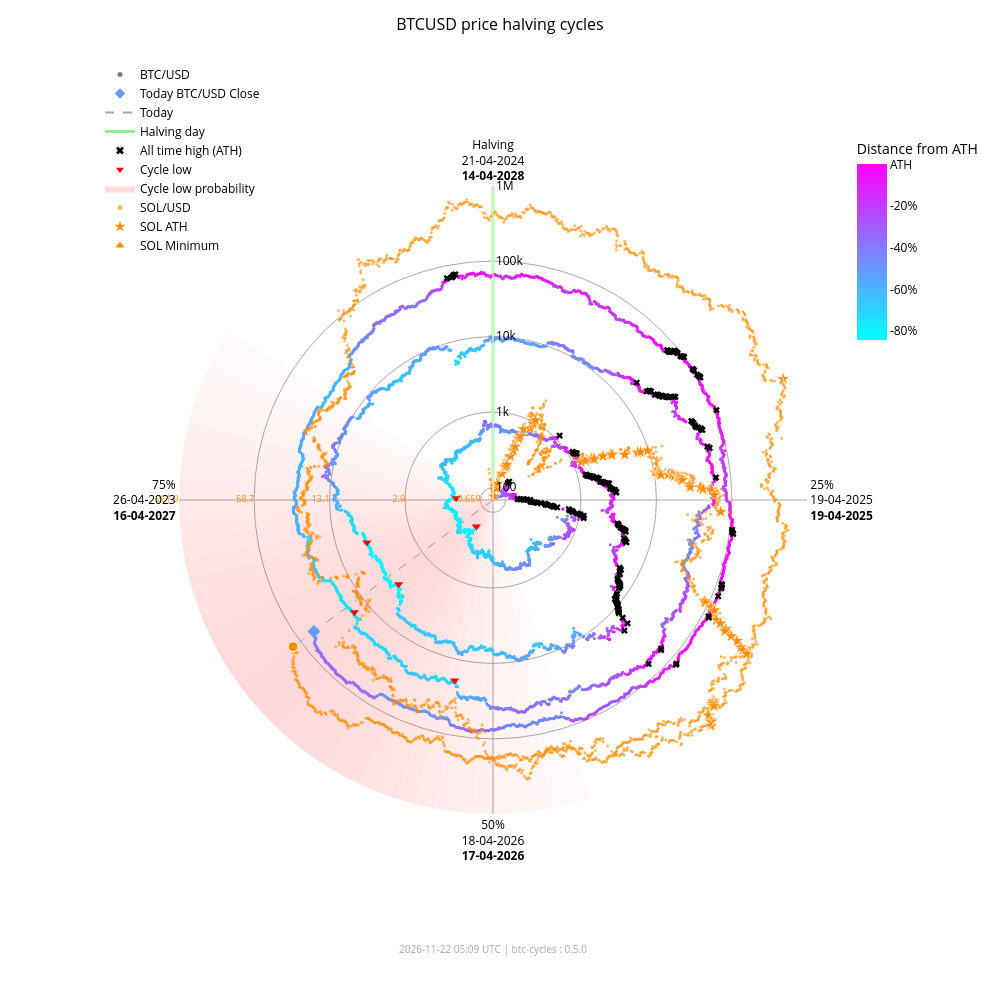

Notebook code for this chart:
### Markdown cell above
### Interactive chart with overlay

### Code cell
fig_overlay_interactive = btc.plot(
    kind="interactive",
    from_date="2012-11-28",
    overlay=sol,
)
fig_overlay_interactive.show(config={"scrollZoom": True, "displayModeBar": True})

### Figure 1 — Plotly figure (JSON) as saved in the notebook; plotly's stock layout.template omitted (floating-point values rounded to 4 significant figures; data arrays with more than 128 entries replaced by an {"elided": "..."} marker saying what was removed)
{"data": [{"fill": "toself", "fillcolor": "rgba(255,0,0,0.018306980149439524)", "hoverinfo": "skip", "line": {"width": 0}, "mode": "lines", "r": [68.43, 1000000, 1000000, 68.43, 68.43], "showlegend": false, "theta": [162.0, 162.0, 165.6, 165.6, 162.0], "type": "scatterpolar"}, {"fill": "toself", "fillcolor": "rgba(255,0,0,0.02405911634527998)", "hoverinfo": "skip", "line": {"width": 0}, "mode": "lines", "r": [68.43, 1000000, 1000000, 68.43, 68.43], "showlegend": false, "theta": [165.6, 165.6, 169.2, 169.2, 165.6], "type": "scatterpolar"}, {"fill": "toself", "fillcolor": "rgba(255,0,0,0.030803449372254352)", "hoverinfo": "skip", "line": {"width": 0}, "mode": "lines", "r": [68.43, 1000000, 1000000, 68.43, 68.43], "showlegend": false, "theta": [169.2, 169.2, 172.8, 172.8, 169.2], "type": "scatterpolar"}, {"fill": "toself", "fillcolor": "rgba(255,0,0,0.03847233586005252)", "hoverinfo": "skip", "line": {"width": 0}, "mode": "lines", "r": [68.43, 1000000, 1000000, 68.43, 68.43], "showlegend": false, "theta": [172.8, 172.8, 176.4, 176.4, 172.8], "type": "scatterpolar"}, {"fill": "toself", "fillcolor": "rgba(255,0,0,0.04694405159551339)", "hoverinfo": "skip", "line": {"width": 0}, "mode": "lines", "r": [68.43, 1000000, 1000000, 68.43, 68.43], "showlegend": false, "theta": [176.4, 176.4, 180.0, 180.0, 176.4], "type": "scatterpolar"}, {"fill": "toself", "fillcolor": "rgba(255,0,0,0.05605603979818329)", "hoverinfo": "skip", "line": {"width": 0}, "mode": "lines", "r": [68.43, 1000000, 1000000, 68.43, 68.43], "showlegend": false, "theta": [180.0, 180.0, 183.6, 183.6, 180.0], "type": "scatterpolar"}, {"fill": "toself", "fillcolor": "rgba(255,0,0,0.06562330627802694)", "hoverinfo": "skip", "line": {"width": 0}, "mode": "lines", "r": [68.43, 1000000, 1000000, 68.43, 68.43], "showlegend": false, "theta": [183.6, 183.6, 187.2, 187.2, 183.6], "type": "scatterpolar"}, {"fill": "toself", "fillcolor": "rgba(255,0,0,0.07545707932574237)", "hoverinfo": "skip", "line": {"width": 0}, "mode": "lines", "r": [68.43, 1000000, 1000000, 68.43, 68.43], "showlegend": false, "theta": [187.2, 187.2, 190.8, 190.8, 187.2], "type": "scatterpolar"}, {"fill": "toself", "fillcolor": "rgba(255,0,0,0.08537841060169407)", "hoverinfo": "skip", "line": {"width": 0}, "mode": "lines", "r": [68.43, 1000000, 1000000, 68.43, 68.43], "showlegend": false, "theta": [190.8, 190.8, 194.4, 194.4, 190.8], "type": "scatterpolar"}, {"fill": "toself", "fillcolor": "rgba(255,0,0,0.09522272137134848)", "hoverinfo": "skip", "line": {"width": 0}, "mode": "lines", "r": [68.43, 1000000, 1000000, 68.43, 68.43], "showlegend": false, "theta": [194.4, 194.4, 198.0, 198.0, 194.4], "type": "scatterpolar"}, {"fill": "toself", "fillcolor": "rgba(255,0,0,0.10483418800389058)", "hoverinfo": "skip", "line": {"width": 0}, "mode": "lines", "r": [68.43, 1000000, 1000000, 68.43, 68.43], "showlegend": false, "theta": [198.0, 198.0, 201.6, 201.6, 198.0], "type": "scatterpolar"}, {"fill": "toself", "fillcolor": "rgba(255,0,0,0.11405248627197925)", "hoverinfo": "skip", "line": {"width": 0}, "mode": "lines", "r": [68.43, 1000000, 1000000, 68.43, 68.43], "showlegend": false, "theta": [201.6, 201.6, 205.2, 205.2, 201.6], "type": "scatterpolar"}, {"fill": "toself", "fillcolor": "rgba(255,0,0,0.12269756305009562)", "hoverinfo": "skip", "line": {"width": 0}, "mode": "lines", "r": [68.43, 1000000, 1000000, 68.43, 68.43], "showlegend": false, "theta": [205.2, 205.2, 208.8, 208.8, 205.2], "type": "scatterpolar"}, {"fill": "toself", "fillcolor": "rgba(255,0,0,0.13055959037792858)", "hoverinfo": "skip", "line": {"width": 0}, "mode": "lines", "r": [68.43, 1000000, 1000000, 68.43, 68.43], "showlegend": false, "theta": [208.8, 208.8, 212.4, 212.4, 208.8], "type": "scatterpolar"}, {"fill": "toself", "fillcolor": "rgba(255,0,0,0.13740037014073872)", "hoverinfo": "skip", "line": {"width": 0}, "mode": "lines", "r": [68.43, 1000000, 1000000, 68.43, 68.43], "showlegend": false, "theta": [212.4, 212.4, 216.0, 216.0, 212.4], "type": "scatterpolar"}, {"fill": "toself", "fillcolor": "rgba(255,0,0,0.14296927208088228)", "hoverinfo": "skip", "line": {"width": 0}, "mode": "lines", "r": [68.43, 1000000, 1000000, 68.43, 68.43], "showlegend": false, "theta": [216.0, 216.0, 219.6, 219.6, 216.0], "type": "scatterpolar"}, {"fill": "toself", "fillcolor": "rgba(255,0,0,0.14703219887325494)", "hoverinfo": "skip", "line": {"width": 0}, "mode": "lines", "r": [68.43, 1000000, 1000000, 68.43, 68.43], "showlegend": false, "theta": [219.6, 219.6, 223.2, 223.2, 219.6], "type": "scatterpolar"}, {"fill": "toself", "fillcolor": "rgba(255,0,0,0.14940752827264187)", "hoverinfo": "skip", "line": {"width": 0}, "mode": "lines", "r": [68.43, 1000000, 1000000, 68.43, 68.43], "showlegend": false, "theta": [223.2, 223.2, 226.8, 226.8, 223.2], "type": "scatterpolar"}, {"fill": "toself", "fillcolor": "rgba(255,0,0,0.15)", "hoverinfo": "skip", "line": {"width": 0}, "mode": "lines", "r": [68.43, 1000000, 1000000, 68.43, 68.43], "showlegend": false, "theta": [226.8, 226.8, 230.4, 230.4, 226.8], "type": "scatterpolar"}, {"fill": "toself", "fillcolor": "rgba(255,0,0,0.14882314851976614)", "hoverinfo": "skip", "line": {"width": 0}, "mode": "lines", "r": [68.43, 1000000, 1000000, 68.43, 68.43], "showlegend": false, "theta": [230.4, 230.4, 234.0, 234.0, 230.4], "type": "scatterpolar"}, {"fill": "toself", "fillcolor": "rgba(255,0,0,0.14600334989350275)", "hoverinfo": "skip", "line": {"width": 0}, "mode": "lines", "r": [68.43, 1000000, 1000000, 68.43, 68.43], "showlegend": false, "theta": [234.0, 234.0, 237.6, 237.6, 234.0], "type": "scatterpolar"}, {"fill": "toself", "fillcolor": "rgba(255,0,0,0.14176315293000513)", "hoverinfo": "skip", "line": {"width": 0}, "mode": "lines", "r": [68.43, 1000000, 1000000, 68.43, 68.43], "showlegend": false, "theta": [237.6, 237.6, 241.2, 241.2, 237.6], "type": "scatterpolar"}, {"fill": "toself", "fillcolor": "rgba(255,0,0,0.1363869302869166)", "hoverinfo": "skip", "line": {"width": 0}, "mode": "lines", "r": [68.43, 1000000, 1000000, 68.43, 68.43], "showlegend": false, "theta": [241.2, 241.2, 244.8, 244.8, 241.2], "type": "scatterpolar"}, {"fill": "toself", "fillcolor": "rgba(255,0,0,0.13017643696734477)", "hoverinfo": "skip", "line": {"width": 0}, "mode": "lines", "r": [68.43, 1000000, 1000000, 68.43, 68.43], "showlegend": false, "theta": [244.8, 244.8, 248.4, 248.4, 244.8], "type": "scatterpolar"}, {"fill": "toself", "fillcolor": "rgba(255,0,0,0.1234063302665758)", "hoverinfo": "skip", "line": {"width": 0}, "mode": "lines", "r": [68.43, 1000000, 1000000, 68.43, 68.43], "showlegend": false, "theta": [248.4, 248.4, 252.0, 252.0, 248.4], "type": "scatterpolar"}, {"fill": "toself", "fillcolor": "rgba(255,0,0,0.11628949020714345)", "hoverinfo": "skip", "line": {"width": 0}, "mode": "lines", "r": [68.43, 1000000, 1000000, 68.43, 68.43], "showlegend": false, "theta": [252.0, 252.0, 255.6, 255.6, 252.0], "type": "scatterpolar"}, {"fill": "toself", "fillcolor": "rgba(255,0,0,0.108959277972535)", "hoverinfo": "skip", "line": {"width": 0}, "mode": "lines", "r": [68.43, 1000000, 1000000, 68.43, 68.43], "showlegend": false, "theta": [255.6, 255.6, 259.2, 259.2, 255.6], "type": "scatterpolar"}, {"fill": "toself", "fillcolor": "rgba(255,0,0,0.1014715299920515)", "hoverinfo": "skip", "line": {"width": 0}, "mode": "lines", "r": [68.43, 1000000, 1000000, 68.43, 68.43], "showlegend": false, "theta": [259.2, 259.2, 262.8, 262.8, 259.2], "type": "scatterpolar"}, {"fill": "toself", "fillcolor": "rgba(255,0,0,0.09382430417652897)", "hoverinfo": "skip", "line": {"width": 0}, "mode": "lines", "r": [68.43, 1000000, 1000000, 68.43, 68.43], "showlegend": false, "theta": [262.8, 262.8, 266.4, 266.4, 262.8], "type": "scatterpolar"}, {"fill": "toself", "fillcolor": "rgba(255,0,0,0.08598937207621672)", "hoverinfo": "skip", "line": {"width": 0}, "mode": "lines", "r": [68.43, 1000000, 1000000, 68.43, 68.43], "showlegend": false, "theta": [266.4, 266.4, 270.0, 270.0, 266.4], "type": "scatterpolar"}, {"fill": "toself", "fillcolor": "rgba(255,0,0,0.07794710108398434)", "hoverinfo": "skip", "line": {"width": 0}, "mode": "lines", "r": [68.43, 1000000, 1000000, 68.43, 68.43], "showlegend": false, "theta": [270.0, 270.0, 273.6, 273.6, 270.0], "type": "scatterpolar"}, {"fill": "toself", "fillcolor": "rgba(255,0,0,0.06971614429145927)", "hoverinfo": "skip", "line": {"width": 0}, "mode": "lines", "r": [68.43, 1000000, 1000000, 68.43, 68.43], "showlegend": false, "theta": [273.6, 273.6, 277.2, 277.2, 273.6], "type": "scatterpolar"}, {"fill": "toself", "fillcolor": "rgba(255,0,0,0.061371174705723626)", "hoverinfo": "skip", "line": {"width": 0}, "mode": "lines", "r": [68.43, 1000000, 1000000, 68.43, 68.43], "showlegend": false, "theta": [277.2, 277.2, 280.8, 280.8, 277.2], "type": "scatterpolar"}, {"fill": "toself", "fillcolor": "rgba(255,0,0,0.05304520605236535)", "hoverinfo": "skip", "line": {"width": 0}, "mode": "lines", "r": [68.43, 1000000, 1000000, 68.43, 68.43], "showlegend": false, "theta": [280.8, 280.8, 284.4, 284.4, 280.8], "type": "scatterpolar"}, {"fill": "toself", "fillcolor": "rgba(255,0,0,0.044916938988340704)", "hoverinfo": "skip", "line": {"width": 0}, "mode": "lines", "r": [68.43, 1000000, 1000000, 68.43, 68.43], "showlegend": false, "theta": [284.4, 284.4, 288.0, 288.0, 284.4], "type": "scatterpolar"}, {"fill": "toself", "fillcolor": "rgba(255,0,0,0.0371870550186571)", "hoverinfo": "skip", "line": {"width": 0}, "mode": "lines", "r": [68.43, 1000000, 1000000, 68.43, 68.43], "showlegend": false, "theta": [288.0, 288.0, 291.6, 291.6, 288.0], "type": "scatterpolar"}, {"fill": "toself", "fillcolor": "rgba(255,0,0,0.030049603184432498)", "hoverinfo": "skip", "line": {"width": 0}, "mode": "lines", "r": [68.43, 1000000, 1000000, 68.43, 68.43], "showlegend": false, "theta": [291.6, 291.6, 295.2, 295.2, 291.6], "type": "scatterpolar"}, {"fill": "toself", "fillcolor": "rgba(255,0,0,0.023665126797805223)", "hoverinfo": "skip", "line": {"width": 0}, "mode": "lines", "r": [68.43, 1000000, 1000000, 68.43, 68.43], "showlegend": false, "theta": [295.2, 295.2, 298.8, 298.8, 295.2], "type": "scatterpolar"}, {"fill": "toself", "fillcolor": "rgba(255,0,0,0.018141004067302662)", "hoverinfo": "skip", "line": {"width": 0}, "mode": "lines", "r": [68.43, 1000000, 1000000, 68.43, 68.43], "showlegend": false, "theta": [298.8, 298.8, 302.4, 302.4, 298.8], "type": "scatterpolar"}, {"hoverinfo": "skip", "line": {"color": "darkgrey", "dash": "dash", "width": 1}, "mode": "lines", "r": [68.43, 60090.0], "showlegend": false, "theta": [233.7, 233.7], "type": "scatterpolar"}, {"hoverinfo": "skip", "line": {"color": "darkgrey", "dash": "dash", "width": 1}, "mode": "lines", "r": [68.43, 131900.0], "showlegend": false, "theta": [233.7, 233.7], "type": "scatterpolar"}, {"hoverinfo": "skip", "line": {"color": "lightgreen", "width": 3}, "mode": "lines", "r": [68.43, 1000000], "showlegend": false, "theta": [0, 0], "type": "scatterpolar"}, {"hoverinfo": "text", "marker": {"color": {"elided": "4957 str values"}, "size": 3}, "mode": "markers", "r": {"elided": "4957 float values"}, "showlegend": false, "text": {"elided": "4957 str values"}, "theta": {"elided": "4957 float values"}, "type": "scatterpolar"}, {"hoverinfo": "text", "marker": {"color": "#FF8C00", "opacity": 0.6, "size": 3}, "mode": "markers", "r": {"elided": "2417 float values"}, "showlegend": false, "text": {"elided": "2417 str values"}, "theta": {"elided": "2417 float values"}, "type": "scatterpolar"}, {"hoverinfo": "text", "marker": {"color": "#639cff", "size": 10, "symbol": "diamond"}, "mode": "markers", "r": [60090.0], "showlegend": false, "text": ["Today<br>Date: 2026-11-21<br>Price: $60,094.09"], "theta": [233.7], "type": "scatterpolar"}, {"hoverinfo": "text", "marker": {"color": "#FF8C00", "line": {"color": "white", "width": 1}, "size": 10, "symbol": "circle"}, "mode": "markers", "r": [131900.0], "showlegend": false, "text": ["Today SOL<br>Date: 2026-11-21<br>Price: $70.22"], "theta": [233.7], "type": "scatterpolar"}, {"hoverinfo": "text", "marker": {"color": "#FF8C00", "line": {"color": "white", "width": 0.5}, "size": 10, "symbol": "star"}, "mode": "markers", "r": [68.43, 76.69, 98.28, 115.1, 160.2, 199.2, 200.3, 203.8, 217.3, 287.8, 349.8, 397.3, 523.3, 573.2, 718.1, 798.5, 948.0, 1078.0, 1271.0, 1461.0, 1785.0, 1908.0, 1917.0, 2530.0, 3215.0, 3302.0, 3322.0, 4795.0, 7121.0, 7760.0, 9679.0, 10370.0, 11210.0, 11600.0, 11830.0, 12190.0, 15220.0, 16990.0, 18090.0, 20010.0, 20730.0, 21720.0, 21920.0, 22700.0, 28100.0, 28410.0, 38550.0, 41750.0, 54000.0, 58230.0, 71670.0, 86520.0, 90770.0, 111800.0, 112400.0, 128500.0, 155700.0, 182600.0, 229400.0, 231200.0, 295100.0, 371400.0, 451600.0, 493500.0, 583700.0, 612100.0, 618900.0, 644000.0, 686600.0, 744100.0, 879500.0, 907500.0, 980900.0, 1000000.0], "showlegend": false, "text": ["SOL ATH<br>Date: 2020-04-10<br>Price: $0.95", "SOL ATH<br>Date: 2020-07-12<br>Price: $1.02", "SOL ATH<br>Date: 2020-07-13<br>Price: $1.18", "SOL ATH<br>Date: 2020-07-15<br>Price: $1.29", "SOL ATH<br>Date: 2020-07-26<br>Price: $1.57", "SOL ATH<br>Date: 2020-07-27<br>Price: $1.78", "SOL ATH<br>Date: 2020-07-28<br>Price: $1.78", "SOL ATH<br>Date: 2020-08-03<br>Price: $1.80", "SOL ATH<br>Date: 2020-08-04<br>Price: $1.87", "SOL ATH<br>Date: 2020-08-06<br>Price: $2.21", "SOL ATH<br>Date: 2020-08-08<br>Price: $2.47", "SOL ATH<br>Date: 2020-08-09<br>Price: $2.67", "SOL ATH<br>Date: 2020-08-10<br>Price: $3.13", "SOL ATH<br>Date: 2020-08-11<br>Price: $3.30", "SOL ATH<br>Date: 2020-08-12<br>Price: $3.77", "SOL ATH<br>Date: 2020-08-28<br>Price: $4.01", "SOL ATH<br>Date: 2020-08-30<br>Price: $4.44", "SOL ATH<br>Date: 2020-08-31<br>Price: $4.78", "SOL ATH<br>Date: 2021-02-02<br>Price: $5.27", "SOL ATH<br>Date: 2021-02-03<br>Price: $5.72", "SOL ATH<br>Date: 2021-02-04<br>Price: $6.43", "SOL ATH<br>Date: 2021-02-05<br>Price: $6.68", "SOL ATH<br>Date: 2021-02-07<br>Price: $6.70", "SOL ATH<br>Date: 2021-02-08<br>Price: $7.88", "SOL ATH<br>Date: 2021-02-10<br>Price: $9.07", "SOL ATH<br>Date: 2021-02-11<br>Price: $9.22", "SOL ATH<br>Date: 2021-02-12<br>Price: $9.25", "SOL ATH<br>Date: 2021-02-19<br>Price: $11.47", "SOL ATH<br>Date: 2021-02-22<br>Price: $14.45", "SOL ATH<br>Date: 2021-02-23<br>Price: $15.20", "SOL ATH<br>Date: 2021-02-24<br>Price: $17.30", "SOL ATH<br>Date: 2021-03-28<br>Price: $18.02", "SOL ATH<br>Date: 2021-03-29<br>Price: $18.85", "SOL ATH<br>Date: 2021-03-30<br>Price: $19.23", "SOL ATH<br>Date: 2021-03-31<br>Price: $19.47", "SOL ATH<br>Date: 2021-04-02<br>Price: $19.81", "SOL ATH<br>Date: 2021-04-03<br>Price: $22.55", "SOL ATH<br>Date: 2021-04-04<br>Price: $24.06", "SOL ATH<br>Date: 2021-04-06<br>Price: $24.96", "SOL ATH<br>Date: 2021-04-07<br>Price: $26.48", "SOL ATH<br>Date: 2021-04-08<br>Price: $27.03", "SOL ATH<br>Date: 2021-04-09<br>Price: $27.78", "SOL ATH<br>Date: 2021-04-11<br>Price: $27.93", "SOL ATH<br>Date: 2021-04-12<br>Price: $28.51", "SOL ATH<br>Date: 2021-04-18<br>Price: $32.30", "SOL ATH<br>Date: 2021-04-21<br>Price: $32.51", "SOL ATH<br>Date: 2021-04-22<br>Price: $38.88", "SOL ATH<br>Date: 2021-04-24<br>Price: $40.74", "SOL ATH<br>Date: 2021-04-25<br>Price: $47.37", "SOL ATH<br>Date: 2021-05-01<br>Price: $49.51", "SOL ATH<br>Date: 2021-05-18<br>Price: $55.91", "SOL ATH<br>Date: 2021-08-16<br>Price: $62.43", "SOL ATH<br>Date: 2021-08-17<br>Price: $64.21", "SOL ATH<br>Date: 2021-08-18<br>Price: $72.54", "SOL ATH<br>Date: 2021-08-19<br>Price: $72.76", "SOL ATH<br>Date: 2021-08-20<br>Price: $78.72", "SOL ATH<br>Date: 2021-08-27<br>Price: $88.09", "SOL ATH<br>Date: 2021-08-28<br>Price: $96.70", "SOL ATH<br>Date: 2021-08-30<br>Price: $110.54", "SOL ATH<br>Date: 2021-09-01<br>Price: $111.03", "SOL ATH<br>Date: 2021-09-02<br>Price: $128.10", "SOL ATH<br>Date: 2021-09-03<br>Price: $146.58", "SOL ATH<br>Date: 2021-09-06<br>Price: $164.38", "SOL ATH<br>Date: 2021-09-07<br>Price: $173.15", "SOL ATH<br>Date: 2021-09-08<br>Price: $191.04", "SOL ATH<br>Date: 2021-10-22<br>Price: $196.43", "SOL ATH<br>Date: 2021-10-23<br>Price: $197.70", "SOL ATH<br>Date: 2021-10-24<br>Price: $202.36", "SOL ATH<br>Date: 2021-10-25<br>Price: $210.10", "SOL ATH<br>Date: 2021-11-02<br>Price: $220.24", "SOL ATH<br>Date: 2021-11-03<br>Price: $242.90", "SOL ATH<br>Date: 2021-11-04<br>Price: $247.39", "SOL ATH<br>Date: 2021-11-06<br>Price: $258.93", "SOL ATH<br>Date: 2025-01-18<br>Price: $261.87"], "theta": [352.0, 15.5, 15.75, 16.25, 19.0, 19.25, 19.5, 21.0, 21.25, 21.75, 22.25, 22.5, 22.75, 23.0, 23.25, 27.25, 27.75, 28.0, 66.75, 67.0, 67.25, 67.5, 68.0, 68.25, 68.75, 69.0, 69.25, 71.0, 71.75, 72.0, 72.25, 80.25, 80.5, 80.75, 81.0, 81.5, 81.75, 82.0, 82.5, 82.75, 83.0, 83.25, 83.75, 84.0, 85.5, 86.25, 86.5, 87.0, 87.25, 88.75, 93.0, 115.5, 115.8, 116.0, 116.2, 116.5, 118.2, 118.5, 119.0, 119.5, 119.8, 120.0, 120.7, 121.0, 121.3, 132.2, 132.5, 132.8, 133.0, 135.0, 135.2, 135.5, 136.0, 67.35], "type": "scatterpolar"}, {"hoverinfo": "text", "marker": {"color": "#FF8C00", "line": {"color": "white", "width": 0.5}, "size": 10, "symbol": "triangle-up"}, "mode": "markers", "r": [68.43], "showlegend": false, "text": ["SOL Minimum<br>Date: 2020-05-11<br>Price: $0.52"], "theta": [0.0], "type": "scatterpolar"}, {"hoverinfo": "text", "marker": {"color": "black", "size": 6, "symbol": "x"}, "mode": "markers", "r": {"elided": "182 float values"}, "showlegend": false, "text": {"elided": "182 str values"}, "theta": {"elided": "182 float values"}, "type": "scatterpolar"}, {"hoverinfo": "text", "marker": {"color": "red", "size": 8, "symbol": "triangle-down"}, "mode": "markers", "r": [178.1, 210.5, 3237.0, 3961.0, 19020.0, 15790.0], "showlegend": false, "text": ["Cycle Low<br>Date: 2015-01-14<br>Price: $178.10<br>ATH distance: -84.5%", "Cycle Low<br>Date: 2015-08-24<br>Price: $210.49<br>ATH distance: -81.7%", "Cycle Low<br>Date: 2018-12-15<br>Price: $3,236.76<br>ATH distance: -83.4%", "Cycle Low<br>Date: 2019-03-15<br>Price: $3,960.91<br>ATH distance: -79.7%", "Cycle Low<br>Date: 2022-06-18<br>Price: $19,017.64<br>ATH distance: -71.9%", "Cycle Low<br>Date: 2022-11-21<br>Price: $15,787.28<br>ATH distance: -76.6%"], "theta": [212.1, 272.7, 228.3, 251.4, 192.0, 231.0], "type": "scatterpolar"}, {"marker": {"color": "grey", "size": 5}, "mode": "markers", "name": "BTC/USD", "r": [null], "theta": [null], "type": "scatterpolar"}, {"marker": {"color": "#639cff", "size": 8, "symbol": "diamond"}, "mode": "markers", "name": "Today BTC/USD Close", "r": [null], "theta": [null], "type": "scatterpolar"}, {"line": {"color": "darkgrey", "dash": "dash"}, "mode": "lines", "name": "Today", "r": [null], "theta": [null], "type": "scatterpolar"}, {"line": {"color": "lightgreen", "width": 3}, "mode": "lines", "name": "Halving day", "r": [null], "theta": [null], "type": "scatterpolar"}, {"marker": {"color": "black", "size": 7, "symbol": "x"}, "mode": "markers", "name": "All time high (ATH)", "r": [null], "theta": [null], "type": "scatterpolar"}, {"marker": {"color": "red", "size": 7, "symbol": "triangle-down"}, "mode": "markers", "name": "Cycle low", "r": [null], "theta": [null], "type": "scatterpolar"}, {"fill": "toself", "fillcolor": "rgba(255,0,0,0.15)", "line": {"width": 0}, "mode": "lines", "name": "Cycle low probability", "r": [null], "theta": [null], "type": "scatterpolar"}, {"marker": {"color": "#FF8C00", "opacity": 0.6, "size": 5}, "mode": "markers", "name": "SOL/USD", "r": [null], "theta": [null], "type": "scatterpolar"}, {"marker": {"color": "#FF8C00", "size": 8, "symbol": "star"}, "mode": "markers", "name": "SOL ATH", "r": [null], "theta": [null], "type": "scatterpolar"}, {"marker": {"color": "#FF8C00", "size": 8, "symbol": "triangle-up"}, "mode": "markers", "name": "SOL Minimum", "r": [null], "theta": [null], "type": "scatterpolar"}, {"hoverinfo": "skip", "marker": {"cmax": 0, "cmin": -0.8453, "color": [0], "colorbar": {"len": 0.25, "ticktext": ["ATH", "-20%", "-40%", "-60%", "-80%", "-100%"], "tickvals": [0, -0.2, -0.4, -0.6, -0.8, -1.0], "title": {"text": "Distance from ATH"}, "x": 0.95, "y": 0.92, "yanchor": "top"}, "colorscale": {"elided": "256x2 mixed values"}, "showscale": true, "size": 0}, "mode": "markers", "r": [null], "showlegend": false, "theta": [null], "type": "scatterpolar"}, {"hoverinfo": "skip", "mode": "text", "r": [100, 1000, 10000, 100000, 1000000], "showlegend": false, "text": ["0.659", "2.9", "13.1", "58.7", "261.9"], "textfont": {"color": "#FF8C00", "size": 9}, "textposition": "middle left", "theta": [270, 270, 270, 270, 270], "type": "scatterpolar"}], "layout": {"annotations": [{"font": {"color": "darkgrey", "size": 10}, "showarrow": false, "text": "2026-11-22 05:09 UTC | btc-cycles : 0.5.0", "x": 0.5, "xref": "paper", "y": -0.02, "yref": "paper"}], "font": {"color": "black"}, "height": 1000, "legend": {"bgcolor": "rgba(0,0,0,0)", "font": {"color": "black"}, "x": 0.0, "y": 1.0}, "margin": {"b": 60, "l": 100, "r": 80, "t": 60}, "paper_bgcolor": "white", "plot_bgcolor": "white", "polar": {"angularaxis": {"color": "black", "direction": "clockwise", "gridcolor": "darkgrey", "rotation": 90, "ticktext": ["Halving<br>21-04-2024<br><b>14-04-2028</b>", "25%<br>19-04-2025<br><b>19-04-2025</b>", "50%<br>18-04-2026<br><b>17-04-2026</b>", "75%<br>26-04-2023<br><b>16-04-2027</b>"], "tickvals": [0, 90, 180, 270]}, "bgcolor": "white", "domain": {"x": [0.1, 0.9], "y": [0.05, 0.95]}, "radialaxis": {"angle": 90, "color": "black", "gridcolor": "darkgrey", "range": [1.835, 6.0], "tickangle": 90, "ticktext": ["100", "1k", "10k", "100k", "1M"], "tickvals": [100, 1000, 10000, 100000, 1000000], "type": "log"}}, "title": {"font": {"color": "black", "size": 16}, "text": "BTCUSD price halving cycles", "x": 0.5}, "width": 1000}}
